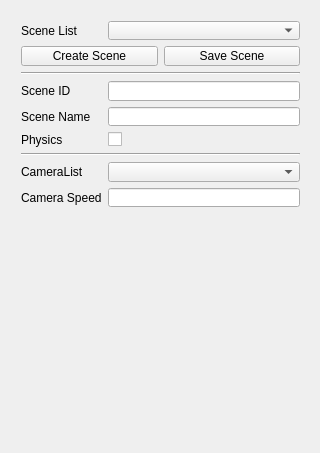
<?xml version="1.0" encoding="UTF-8"?>
<ui version="4.0">
 <class>QSceneController</class>
 <widget class="QWidget" name="QSceneController">
  <property name="geometry">
   <rect>
    <x>0</x>
    <y>0</y>
    <width>320</width>
    <height>453</height>
   </rect>
  </property>
  <property name="sizePolicy">
   <sizepolicy hsizetype="Preferred" vsizetype="Expanding">
    <horstretch>0</horstretch>
    <verstretch>0</verstretch>
   </sizepolicy>
  </property>
  <property name="windowTitle">
   <string>QSceneController</string>
  </property>
  <widget class="QWidget" name="layoutWidget">
   <property name="geometry">
    <rect>
     <x>10</x>
     <y>10</y>
     <width>301</width>
     <height>208</height>
    </rect>
   </property>
   <layout class="QFormLayout" name="formLayout">
    <item row="0" column="0">
     <widget class="QLabel" name="label_SceneList">
      <property name="text">
       <string>Scene List</string>
      </property>
     </widget>
    </item>
    <item row="0" column="1">
     <widget class="QComboBox" name="comboBox_SceneList"/>
    </item>
    <item row="1" column="0" colspan="2">
     <layout class="QHBoxLayout" name="horizontalLayout">
      <item>
       <widget class="QPushButton" name="pushButton_CreateNewScene">
        <property name="text">
         <string>Create Scene</string>
        </property>
       </widget>
      </item>
      <item>
       <widget class="QPushButton" name="pushButton_SaveScene">
        <property name="text">
         <string>Save Scene</string>
        </property>
       </widget>
      </item>
     </layout>
    </item>
    <item row="2" column="0" colspan="2">
     <widget class="Line" name="line">
      <property name="orientation">
       <enum>Qt::Horizontal</enum>
      </property>
     </widget>
    </item>
    <item row="3" column="0">
     <widget class="QLabel" name="label_SceneId">
      <property name="text">
       <string>Scene ID</string>
      </property>
     </widget>
    </item>
    <item row="3" column="1">
     <widget class="QLineEdit" name="lineEdit_SceneID">
      <property name="readOnly">
       <bool>true</bool>
      </property>
     </widget>
    </item>
    <item row="4" column="0">
     <widget class="QLabel" name="label_SceneName">
      <property name="text">
       <string>Scene Name</string>
      </property>
     </widget>
    </item>
    <item row="4" column="1">
     <widget class="QLineEdit" name="lineEdit_SceneName"/>
    </item>
    <item row="5" column="0">
     <widget class="QLabel" name="label_Physics">
      <property name="text">
       <string>Physics</string>
      </property>
     </widget>
    </item>
    <item row="5" column="1">
     <widget class="QCheckBox" name="checkBox_Physics">
      <property name="text">
       <string/>
      </property>
      <property name="iconSize">
       <size>
        <width>20</width>
        <height>20</height>
       </size>
      </property>
     </widget>
    </item>
    <item row="6" column="0" colspan="2">
     <widget class="Line" name="line_2">
      <property name="orientation">
       <enum>Qt::Horizontal</enum>
      </property>
     </widget>
    </item>
    <item row="7" column="0">
     <widget class="QLabel" name="label_CameraList">
      <property name="text">
       <string>CameraList</string>
      </property>
     </widget>
    </item>
    <item row="7" column="1">
     <widget class="QComboBox" name="comboBox_CameraList"/>
    </item>
    <item row="8" column="0">
     <widget class="QLabel" name="label_CameraSpeed">
      <property name="text">
       <string>Camera Speed</string>
      </property>
     </widget>
    </item>
    <item row="8" column="1">
     <widget class="QLineEdit" name="lineEdit_CameraSpeed"/>
    </item>
   </layout>
  </widget>
 </widget>
 <layoutdefault spacing="6" margin="11"/>
 <resources/>
 <connections/>
</ui>
